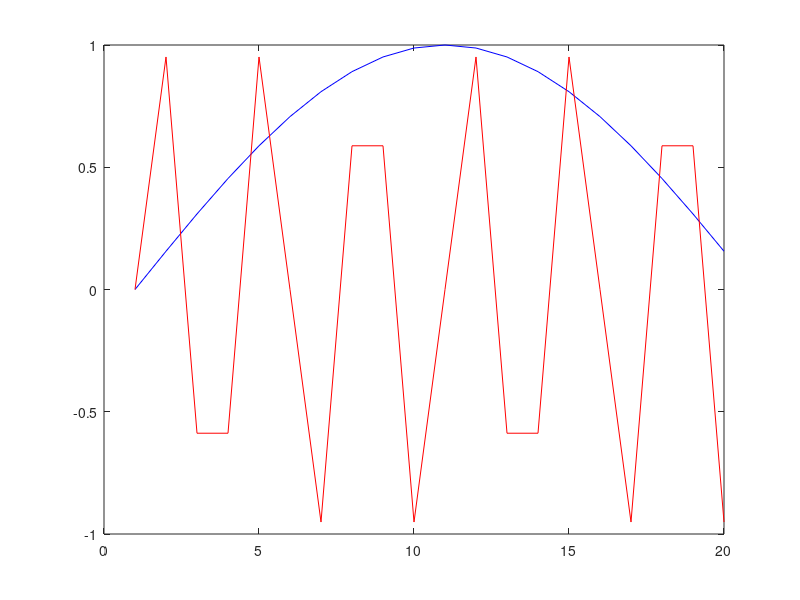

MATLAB code for this plot:
clc;
clear;

% fs = 20000;         % Sampling frequency in Hz => 20 kHz
% But, 20000/12=1666.67 is outside the range for sound function [3000, 768000]
% So I used 40000 just for sound check
fs = 40000;         
f = 1000;           % Sine wave frequency in Hz => 1000 Hz 
duration = 1;       % Duration in seconds

t = 0:1/fs:duration;            % Time vector
x = sin(2 * pi * f * t);        % Generate sine wave

size(x) % Should display [1 20001]

% Downsample kept only one of every 12 samples of the original sine wave
x_down = x(1:12:end);             % Downsampling by factor of 12
fs_down = fs / 12;                % New sampling frequency: ~1666.67 Hz
t_down = 0:1/fs_down:duration;    % Time vector for downsampled signal

% Play original signal with sound function
sound(x, fs);

% Play downsampled signal with sound function
sound(x_down, fs_down);

% Plot Original signal with downsampled signal
figure;
plot(x(1:20), 'b'); % Plot first 500 samples of original
hold on;
plot(x_down(1:20), 'r');
